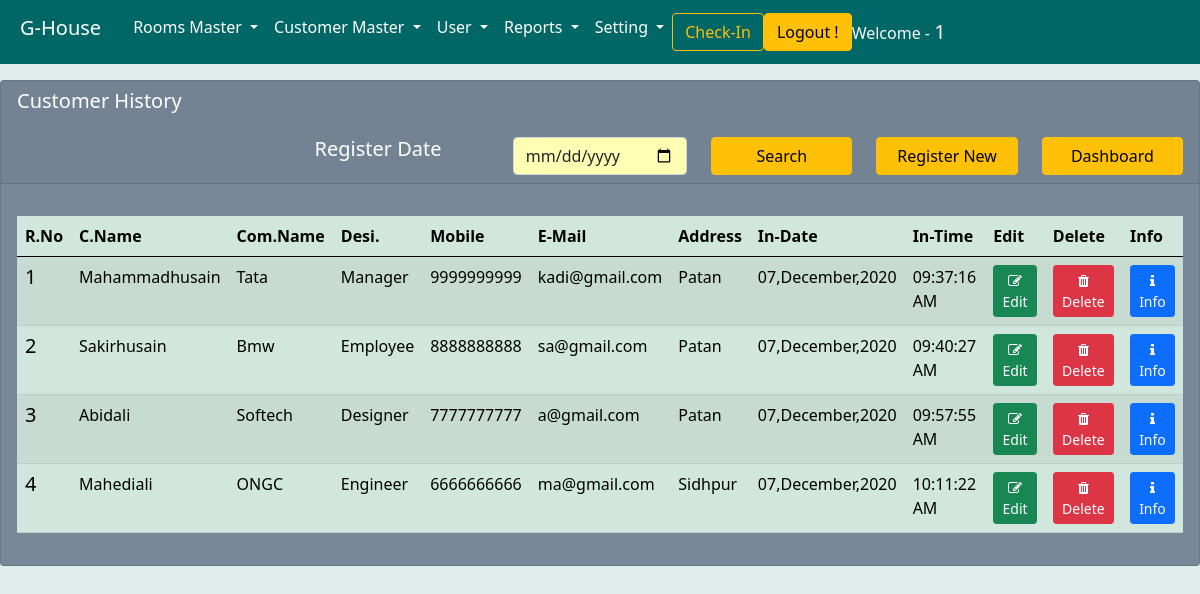
/cutomerhistory/ (signed in), run on the app's committed database.
### ghouse/models.py (models this page shows, shortened)
class cregister(models.Model):
    registerno = models.IntegerField(primary_key=True,blank=True)
    fullname = models.CharField(max_length=500)
    companyname = models.CharField(max_length=200)
    designation = models.CharField(max_length=200)
    mobile = models.PositiveIntegerField()
    emailid = models.EmailField(max_length=200)
    city = models.CharField(max_length=100)
    state = models.CharField(max_length=100)
    country = models.CharField(max_length=100,default='India')
    customer_id_type_1 = models.CharField(max_length=200,null=True,blank=True)
    proof_id_1 = models.ImageField(upload_to='photo/%Y/%m/%d',null=True,blank=True)
    customer_id_type_2 = models.CharField(max_length=200,null=True,blank=True)
    proof_id_2 = models.ImageField(upload_to='photo/%Y/%m/%d',null=True,blank=True)
    customer_id_type_3 = models.CharField(max_length=200,null=True,blank=True)
    proof_id_3 = models.ImageField(upload_to='photo/%Y/%m/%d',null=True,blank=True)
    fulladdress = models.TextField(max_length=500)
    in_date = models.DateField(auto_now_add=True)
    in_time = models.DateTimeField(auto_now_add=True)
    objects = models.Manager()

### ghouse/views.py (the view)
# urls.py: path('cutomerhistory/',cutomerhistory,name='cutomerhistory'),
def cutomerhistory(request):
    if request.user.is_authenticated:
        chistory = cregister.objects.all().order_by('in_date')
        cufilter = filtercustomerhistory(request.GET, queryset=chistory)
        chistory = cufilter.qs
        context = {'chistory': chistory, 'cufilter': cufilter}
        return render(request, 'customerhistory.html', context)
    else:
        messages.info(request, '☹︎ Please Login First')
    return redirect('/login')

### ghouse/templates/customerhistory.html (shortened to what this page needs)
{% extends 'base.html' %}
{% load widget_tweaks %}
{% block body %}
<div class="row ml-2 mr-2">
    <div class="col">
        <div class="card mt-3">
            <div class="card-header h5">
              Customer History
              <form action="" method="GET">
                <div class="row">
                    <div class="col-3"></div>
                    <div class="col-2 text-right mt-4">{{ cufilter.form.regisdate.label_tag }}</div>
                    <div class="col-2 mt-4">
                        {% render_field cufilter.form.regisdate class="form-control" type="date" style="background-color: #ffffb3;" %}
                    </div>
                    <div class="col d-grid gap-2 mt-4"><button class="btn btn-warning" type="submit">Search</button></div>
                    <div class="col mt-4 d-grid gap-2"><a href="{% url 'CRegister' %}" class="btn btn-warning " >Register New</a></div>
                    <div class="col mt-4 d-grid gap-2"><a href="{% url 'dashboard' %}" class="btn btn-warning " >Dashboard</a></div>
                </div>
            </form>
            </div>
            <div class="card-body">
                <table id="" class="table table-success table-striped table-hover scroll mt-3">
                    <thead id="">
                        <tr id="">
                            <th >R.No</th>
                            <th >C.Name</th>
                            <th >Com.Name</th>
                            <th >Desi.</th>
                            <th >Mobile</th>
                            <th >E-Mail</th>
                            <th >Address</th>
                            <th >In-Date</th>
                            <th >In-Time</th>
                            <th >Edit</th>
                            <th >Delete</th>
                            <th >Info</th>
                        </tr>
                    </thead>
                    <tbody id="">
                        {% for i in chistory %}
                            <tr id="">
                                <td ><b class="h5">{{i.registerno}}</b></td>
                                <td >{{i.fullname|capfirst|truncatewords:1}}</td>
                                <td >{{i.companyname|capfirst|truncatewords:1}}</td>
                                <td >{{i.designation|capfirst|truncatewords:1}}</td>
                                <td >{{i.mobile}}</td>
                                <td >{{i.emailid}}</td>
                                <td >{{i.fulladdress|capfirst|truncatewords:1}}</td>
                                <td >{{i.in_date|date:'d,F,Y'}}</td>
                                <td >{{i.in_time|date:'h:i:s A'}}</td>
                                <td ><a class="btn btn-sm btn-success" data-toggle="tooltip" data-placement="top" title="Edit Check-In Details" href="{% url 'editcregister' i.pk %}"><i class="fa fa-edit"></i>Edit</a></td>
                                <td ><a class="btn btn-sm btn-danger" data-toggle="tooltip" data-placement="top" title="Delete Check-In Details" href="{% url 'deletecregister' i.pk %}"><i class="fa fa-trash"></i> Delete</a></td>
                                <td ><a class="btn btn-sm btn-primary" data-toggle="tooltip" data-placement="top" title="Edit Check-In Details" href="{% url 'customerfullinfo' i.pk %}"><i class="fa fa-info"></i> Info</a></td>
                            </tr>
                            {% empty %}
                            <div class="alert alert-danger text-center"><b>------ No Any Record Found ------</b></div>
                        {% endfor %}
                    </tbody>
                </table>
            </div>
        </div>
    </div>
</div>
{% endblock body %}

### ghouse/templates/base.html (shortened to what this page needs)
{% load static %}
<!doctype html>
<html lang="en">
<head>
  <link href="https://cdn.jsdelivr.net/npm/bootstrap@5.0.0-alpha3/dist/css/bootstrap.min.css" rel="stylesheet"
>
  <link rel="stylesheet" href="https://stackpath.bootstrapcdn.com/font-awesome/4.7.0/css/font-awesome.min.css">
  <link rel="stylesheet" href="{% static 'css/tstayle.css' %}">
</head>
<body style="background-color: #e0ebeb;">
  <nav class="navbar navbar-expand-lg " style="background-color:  #006666;">
    <div class="container-fluid">
      <a class="navbar-brand p-2 text-bold h2 text-white" href="{% url 'dashboard' %}">G-House</a>
      <div class="collapse navbar-collapse" id="navbarSupportedContent">
        <ul class="navbar-nav mr-auto mb-2 mb-lg-0 ml-2 ">
          <li class="nav-item dropdown ">
            <a class="nav-link dropdown-toggle h6 text-white " href="#" id="navbarDropdown" role="button"
              data-toggle="dropdown" aria-expanded="false">
              Rooms Master
            </a>
          </li>
          <li class="nav-item dropdown">
            <a class="nav-link dropdown-toggle h6 text-white" href="#" id="navbarDropdown" role="button"
              data-toggle="dropdown" aria-expanded="false">
              Customer Master
            </a>
          </li>
          <li class="nav-item dropdown">
            <a class="nav-link dropdown-toggle h6 text-white" href="#" id="navbarDropdown" role="button"
              data-toggle="dropdown" aria-expanded="false">
              User
            </a>
          </li>
          <li class="nav-item dropdown">
            <a class="nav-link dropdown-toggle h6 text-white" href="#" id="navbarDropdown" role="button"
              data-toggle="dropdown" aria-expanded="false">
              Reports
            </a>
          </li>
          <li class="nav-item dropdown">
            <a class="nav-link dropdown-toggle h6 text-white" href="#" id="navbarDropdown" role="button"
              data-toggle="dropdown" aria-expanded="false">
              Setting
            </a>
          </li>
        </ul>
        <form class="d-flex">
          <a href="{% url 'DisplayAllRooms' %}" class="btn btn-outline-warning mr-2" type="submit">Check-In</a>
        </form>
        <a class="btn btn-warning mr-3" href="{% url 'logout' %}">Logout !</a>
        <span class="text-light"> Welcome - <b class="h5">{{request.user|upper}}</b></span>
      </div>
    </div>
  </nav>
  {% block body %}
  {% endblock body %}
</body>
</html>

### ghouse/templates/base.html (style rules this page uses)
.card { background-color: #778899; color: white; }

### data on the page
cregister: registerno "1", fullname "Mahammadhusain", companyname "Tata", designation "Manager", mobile "9999999999", emailid "kadi@gmail.com", fulladdress "Patan", in_date "07,December,2020", in_time "09:37:16 AM"
cregister: registerno "2", fullname "Sakirhusain", companyname "Bmw", designation "Employee", mobile "8888888888", emailid "sa@gmail.com", fulladdress "Patan", in_date "07,December,2020", in_time "09:40:27 AM"
cregister: registerno "3", fullname "Abidali", companyname "Softech", designation "Designer", mobile "7777777777", emailid "a@gmail.com", fulladdress "Patan", in_date "07,December,2020", in_time "09:57:55 AM"
cregister: registerno "4", fullname "Mahediali", companyname "ONGC", designation "Engineer", mobile "6666666666", emailid "ma@gmail.com", fulladdress "Sidhpur", in_date "07,December,2020", in_time "10:11:22 AM"

### other printed values
{{ request.user|upper }} "1"
{{ cufilter.form.regisdate.label_tag }} "Register Date"
